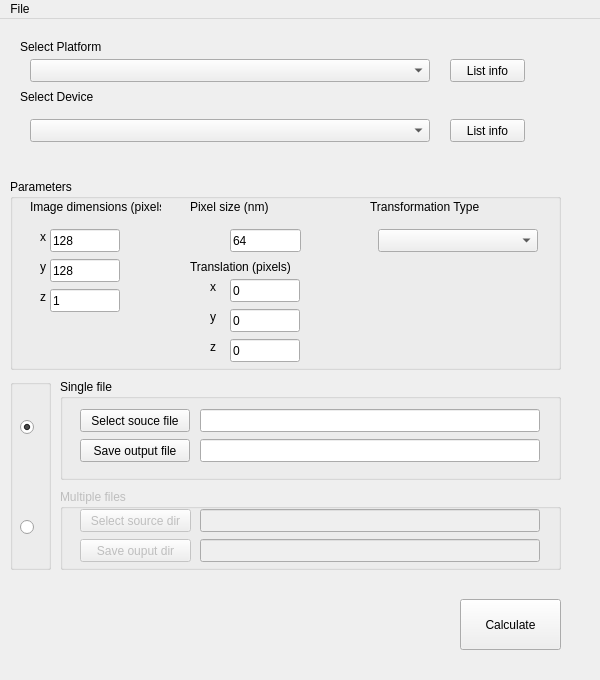
<?xml version="1.0" encoding="UTF-8"?>
<ui version="4.0">
 <class>profiling_uiClass</class>
 <widget class="QMainWindow" name="profiling_uiClass">
  <property name="geometry">
   <rect>
    <x>0</x>
    <y>0</y>
    <width>600</width>
    <height>680</height>
   </rect>
  </property>
  <property name="minimumSize">
   <size>
    <width>600</width>
    <height>680</height>
   </size>
  </property>
  <property name="maximumSize">
   <size>
    <width>600</width>
    <height>680</height>
   </size>
  </property>
  <property name="windowTitle">
   <string>Convolve &amp; Transform  Fluorophores</string>
  </property>
  <widget class="QWidget" name="centralWidget">
   <widget class="QGroupBox" name="groupBox">
    <property name="geometry">
     <rect>
      <x>10</x>
      <y>160</y>
      <width>551</width>
      <height>191</height>
     </rect>
    </property>
    <property name="title">
     <string>Parameters</string>
    </property>
    <widget class="QLabel" name="labelImageDimensions">
     <property name="geometry">
      <rect>
       <x>20</x>
       <y>20</y>
       <width>131</width>
       <height>16</height>
      </rect>
     </property>
     <property name="text">
      <string>Image dimensions (pixels)</string>
     </property>
    </widget>
    <widget class="QLabel" name="labelPixelSize">
     <property name="geometry">
      <rect>
       <x>180</x>
       <y>20</y>
       <width>101</width>
       <height>16</height>
      </rect>
     </property>
     <property name="text">
      <string>Pixel size (nm)</string>
     </property>
    </widget>
    <widget class="QLabel" name="labelTranslation">
     <property name="geometry">
      <rect>
       <x>180</x>
       <y>80</y>
       <width>121</width>
       <height>16</height>
      </rect>
     </property>
     <property name="text">
      <string>Translation (pixels)</string>
     </property>
    </widget>
    <widget class="QComboBox" name="comboBoxTransformationType">
     <property name="geometry">
      <rect>
       <x>368</x>
       <y>50</y>
       <width>160</width>
       <height>23</height>
      </rect>
     </property>
     <property name="toolTip">
      <string>Select transformation type</string>
     </property>
     <property name="statusTip">
      <string>Select transformation type</string>
     </property>
    </widget>
    <widget class="QLineEdit" name="lineEditImageDimensionX">
     <property name="geometry">
      <rect>
       <x>40</x>
       <y>50</y>
       <width>70</width>
       <height>23</height>
      </rect>
     </property>
     <property name="text">
      <string>128</string>
     </property>
    </widget>
    <widget class="QLineEdit" name="lineEditPixelSize">
     <property name="geometry">
      <rect>
       <x>220</x>
       <y>50</y>
       <width>71</width>
       <height>23</height>
      </rect>
     </property>
     <property name="text">
      <string>64</string>
     </property>
    </widget>
    <widget class="QLineEdit" name="lineEditImageDimensionY">
     <property name="geometry">
      <rect>
       <x>40</x>
       <y>80</y>
       <width>70</width>
       <height>23</height>
      </rect>
     </property>
     <property name="text">
      <string>128</string>
     </property>
    </widget>
    <widget class="QLineEdit" name="lineEditImageDimensionZ">
     <property name="geometry">
      <rect>
       <x>40</x>
       <y>110</y>
       <width>70</width>
       <height>23</height>
      </rect>
     </property>
     <property name="text">
      <string>1</string>
     </property>
    </widget>
    <widget class="QLabel" name="labelImageDimensionsX">
     <property name="geometry">
      <rect>
       <x>30</x>
       <y>50</y>
       <width>16</width>
       <height>16</height>
      </rect>
     </property>
     <property name="text">
      <string>x</string>
     </property>
    </widget>
    <widget class="QLabel" name="labelImageDimensionsY">
     <property name="geometry">
      <rect>
       <x>30</x>
       <y>80</y>
       <width>16</width>
       <height>16</height>
      </rect>
     </property>
     <property name="text">
      <string>y</string>
     </property>
    </widget>
    <widget class="QLabel" name="labelImageDimensionsZ">
     <property name="geometry">
      <rect>
       <x>30</x>
       <y>110</y>
       <width>16</width>
       <height>16</height>
      </rect>
     </property>
     <property name="text">
      <string>z</string>
     </property>
    </widget>
    <widget class="QLineEdit" name="lineEditTranslationX">
     <property name="geometry">
      <rect>
       <x>220</x>
       <y>100</y>
       <width>70</width>
       <height>23</height>
      </rect>
     </property>
     <property name="text">
      <string>0</string>
     </property>
    </widget>
    <widget class="QLineEdit" name="lineEditTranslationY">
     <property name="geometry">
      <rect>
       <x>220</x>
       <y>130</y>
       <width>70</width>
       <height>23</height>
      </rect>
     </property>
     <property name="text">
      <string>0</string>
     </property>
    </widget>
    <widget class="QLineEdit" name="lineEditTranslationZ">
     <property name="geometry">
      <rect>
       <x>220</x>
       <y>160</y>
       <width>70</width>
       <height>23</height>
      </rect>
     </property>
     <property name="text">
      <string>0</string>
     </property>
    </widget>
    <widget class="QLabel" name="labelTranslationX">
     <property name="geometry">
      <rect>
       <x>200</x>
       <y>100</y>
       <width>16</width>
       <height>16</height>
      </rect>
     </property>
     <property name="text">
      <string>x</string>
     </property>
    </widget>
    <widget class="QLabel" name="labelTranslationY">
     <property name="geometry">
      <rect>
       <x>200</x>
       <y>130</y>
       <width>16</width>
       <height>16</height>
      </rect>
     </property>
     <property name="text">
      <string>y</string>
     </property>
    </widget>
    <widget class="QLabel" name="labelTranslationZ">
     <property name="geometry">
      <rect>
       <x>200</x>
       <y>160</y>
       <width>16</width>
       <height>16</height>
      </rect>
     </property>
     <property name="text">
      <string>z</string>
     </property>
    </widget>
    <widget class="QLabel" name="labelTransformationType">
     <property name="geometry">
      <rect>
       <x>360</x>
       <y>20</y>
       <width>111</width>
       <height>16</height>
      </rect>
     </property>
     <property name="text">
      <string>Transformation Type</string>
     </property>
    </widget>
   </widget>
   <widget class="QGroupBox" name="groupBoxMultipleFiles">
    <property name="enabled">
     <bool>false</bool>
    </property>
    <property name="geometry">
     <rect>
      <x>60</x>
      <y>470</y>
      <width>501</width>
      <height>81</height>
     </rect>
    </property>
    <property name="title">
     <string>Multiple files</string>
    </property>
    <widget class="QPushButton" name="pushButtonSelectSourceDir">
     <property name="geometry">
      <rect>
       <x>20</x>
       <y>20</y>
       <width>111</width>
       <height>23</height>
      </rect>
     </property>
     <property name="toolTip">
      <string>Select output dir</string>
     </property>
     <property name="statusTip">
      <string>Select output dir</string>
     </property>
     <property name="text">
      <string>Select source dir</string>
     </property>
    </widget>
    <widget class="QPushButton" name="pushButtonSaveOutputDir">
     <property name="geometry">
      <rect>
       <x>20</x>
       <y>50</y>
       <width>111</width>
       <height>23</height>
      </rect>
     </property>
     <property name="toolTip">
      <string>Save output dir</string>
     </property>
     <property name="statusTip">
      <string>Save output dir</string>
     </property>
     <property name="text">
      <string>Save ouput dir</string>
     </property>
    </widget>
    <widget class="QLineEdit" name="lineEditSelectSourceDir">
     <property name="geometry">
      <rect>
       <x>140</x>
       <y>20</y>
       <width>340</width>
       <height>23</height>
      </rect>
     </property>
     <property name="styleSheet">
      <string notr="true"/>
     </property>
    </widget>
    <widget class="QLineEdit" name="lineEditSaveOutputDir">
     <property name="geometry">
      <rect>
       <x>140</x>
       <y>50</y>
       <width>340</width>
       <height>23</height>
      </rect>
     </property>
    </widget>
   </widget>
   <widget class="QLabel" name="labelSelectDevice">
    <property name="geometry">
     <rect>
      <x>20</x>
      <y>70</y>
      <width>81</width>
      <height>16</height>
     </rect>
    </property>
    <property name="text">
     <string>Select Device</string>
    </property>
   </widget>
   <widget class="QComboBox" name="comboBoxSelectPlatform">
    <property name="geometry">
     <rect>
      <x>30</x>
      <y>40</y>
      <width>400</width>
      <height>23</height>
     </rect>
    </property>
    <property name="toolTip">
     <string>Select platform</string>
    </property>
    <property name="statusTip">
     <string>Select platform</string>
    </property>
   </widget>
   <widget class="QLabel" name="labelSelectPlatform">
    <property name="geometry">
     <rect>
      <x>20</x>
      <y>20</y>
      <width>81</width>
      <height>16</height>
     </rect>
    </property>
    <property name="text">
     <string>Select Platform</string>
    </property>
   </widget>
   <widget class="QGroupBox" name="groupBoxSingleFiles">
    <property name="enabled">
     <bool>true</bool>
    </property>
    <property name="geometry">
     <rect>
      <x>60</x>
      <y>360</y>
      <width>501</width>
      <height>101</height>
     </rect>
    </property>
    <property name="title">
     <string>Single file</string>
    </property>
    <widget class="QPushButton" name="pushButtonSelectSourceFile">
     <property name="geometry">
      <rect>
       <x>20</x>
       <y>30</y>
       <width>110</width>
       <height>23</height>
      </rect>
     </property>
     <property name="toolTip">
      <string>Select source file</string>
     </property>
     <property name="statusTip">
      <string>Select source file</string>
     </property>
     <property name="text">
      <string>Select souce file</string>
     </property>
    </widget>
    <widget class="QPushButton" name="pushButtonSaveOutputFile">
     <property name="geometry">
      <rect>
       <x>20</x>
       <y>60</y>
       <width>110</width>
       <height>23</height>
      </rect>
     </property>
     <property name="toolTip">
      <string>Save output file</string>
     </property>
     <property name="statusTip">
      <string>Save output file</string>
     </property>
     <property name="text">
      <string>Save output file</string>
     </property>
    </widget>
    <widget class="QLineEdit" name="lineEditSelectSourceFile">
     <property name="geometry">
      <rect>
       <x>140</x>
       <y>30</y>
       <width>340</width>
       <height>23</height>
      </rect>
     </property>
    </widget>
    <widget class="QLineEdit" name="lineEditSaveOutputFile">
     <property name="geometry">
      <rect>
       <x>140</x>
       <y>60</y>
       <width>340</width>
       <height>23</height>
      </rect>
     </property>
    </widget>
   </widget>
   <widget class="QComboBox" name="comboBoxSelectDevice">
    <property name="geometry">
     <rect>
      <x>30</x>
      <y>100</y>
      <width>400</width>
      <height>23</height>
     </rect>
    </property>
    <property name="toolTip">
     <string>Select device</string>
    </property>
    <property name="statusTip">
     <string>Select device</string>
    </property>
   </widget>
   <widget class="QGroupBox" name="groupBoxRadioButtons">
    <property name="geometry">
     <rect>
      <x>10</x>
      <y>360</y>
      <width>41</width>
      <height>191</height>
     </rect>
    </property>
    <property name="title">
     <string/>
    </property>
    <widget class="QRadioButton" name="radioButtonSingleFile">
     <property name="geometry">
      <rect>
       <x>10</x>
       <y>40</y>
       <width>16</width>
       <height>17</height>
      </rect>
     </property>
     <property name="text">
      <string/>
     </property>
     <property name="checked">
      <bool>true</bool>
     </property>
    </widget>
    <widget class="QRadioButton" name="radioButtonMultipleFile">
     <property name="geometry">
      <rect>
       <x>10</x>
       <y>140</y>
       <width>16</width>
       <height>17</height>
      </rect>
     </property>
     <property name="text">
      <string/>
     </property>
    </widget>
   </widget>
   <widget class="QPushButton" name="pushButtonDeviceListInfo">
    <property name="geometry">
     <rect>
      <x>450</x>
      <y>100</y>
      <width>75</width>
      <height>23</height>
     </rect>
    </property>
    <property name="toolTip">
     <string>List info</string>
    </property>
    <property name="statusTip">
     <string>List info</string>
    </property>
    <property name="text">
     <string>List info</string>
    </property>
   </widget>
   <widget class="QPushButton" name="pushButtonPlatformListInfo">
    <property name="geometry">
     <rect>
      <x>450</x>
      <y>40</y>
      <width>75</width>
      <height>23</height>
     </rect>
    </property>
    <property name="text">
     <string>List info</string>
    </property>
   </widget>
   <widget class="QPushButton" name="pushButtonCalculate">
    <property name="geometry">
     <rect>
      <x>460</x>
      <y>580</y>
      <width>101</width>
      <height>51</height>
     </rect>
    </property>
    <property name="text">
     <string>Calculate</string>
    </property>
   </widget>
  </widget>
  <widget class="QStatusBar" name="statusBar">
   <property name="enabled">
    <bool>true</bool>
   </property>
   <property name="minimumSize">
    <size>
     <width>600</width>
     <height>20</height>
    </size>
   </property>
   <property name="maximumSize">
    <size>
     <width>600</width>
     <height>20</height>
    </size>
   </property>
   <property name="sizeGripEnabled">
    <bool>false</bool>
   </property>
  </widget>
  <widget class="QMenuBar" name="menuBar">
   <property name="geometry">
    <rect>
     <x>0</x>
     <y>0</y>
     <width>600</width>
     <height>21</height>
    </rect>
   </property>
   <widget class="QMenu" name="menuFile">
    <property name="title">
     <string>File</string>
    </property>
    <addaction name="actionExit"/>
   </widget>
   <addaction name="menuFile"/>
  </widget>
  <action name="actionAbout">
   <property name="text">
    <string>About</string>
   </property>
   <property name="shortcut">
    <string>Ctrl+A</string>
   </property>
  </action>
  <action name="actionExit">
   <property name="text">
    <string>Exit</string>
   </property>
   <property name="shortcut">
    <string>Ctrl+Q</string>
   </property>
  </action>
  <action name="actionAsdasd">
   <property name="text">
    <string>asdasd</string>
   </property>
  </action>
 </widget>
 <layoutdefault spacing="6" margin="11"/>
 <resources>
  <include location="profiling_ui.qrc"/>
 </resources>
 <connections>
  <connection>
   <sender>pushButtonPlatformListInfo</sender>
   <signal>clicked()</signal>
   <receiver>pushButtonPlatformListInfo</receiver>
   <slot>update()</slot>
   <hints>
    <hint type="sourcelabel">
     <x>487</x>
     <y>72</y>
    </hint>
    <hint type="destinationlabel">
     <x>487</x>
     <y>72</y>
    </hint>
   </hints>
  </connection>
 </connections>
</ui>
